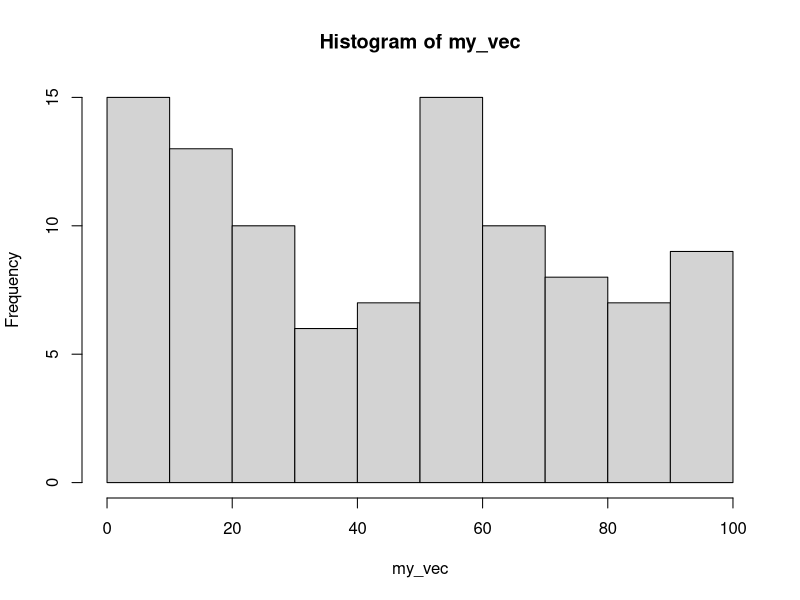

Reproduce this figure in R.
## ---- chunk 1
knitr::opts_chunk$set(echo = TRUE)
## ---- chunk 2
my_vec <- runif(n = 100, min = 0, max = 100)

str(my_vec)
summary(my_vec)
## ---- chunk 3
hist(my_vec)
## ---- chunk 4
data(mtcars)
class(mtcars)
str(mtcars)
summary(mtcars)

## ---- chunk 5
vole_vaso <- c(98,96,94,88,86,82,77,74,70,60,
               59,52,50,47,40,35,29,13,6,5)

## ---- chunk 6

#sd(vole_vaso)

#str(summ)

#summ[5,1]- summ[3,1]
#class(summ)
